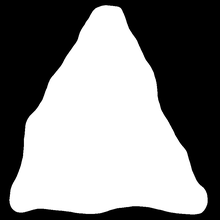
%> input picture image1/triangle.tif, 220 x 220 px, shrunk from 800 x 800 before the run
$ octave test.m   (GNU Octave 9; MATLAB toolbox functions it lacks are replaced by stand-ins)
%> lines starting %> are read from the running program, lines starting %| are printed output that depends on the picture; in (x1, y1, x2, y2) boxes, pixels count from 0 and x2, y2 are one past the last pixel; in counts of white or black regions, pixels touching at a corner belong together; the program's own positions count from 1
clear all
close all

% [5 lines of commented-out code are left out]
f = imread('C:\Users\rbhar\Documents\university\year 5\image processing\lab 5\github\ImageProcessingAssessment1\image1\triangle.tif');
%> f is the input picture: size 220x220 uint8; min 0, max 255, mean 132.3
figure, imshow(f);
% pause;
% %
f = im2double(f);
%> f: size 220x220 double
h = fspecial('gaussian',25,15);
g = imfilter(f,h,'replicate');
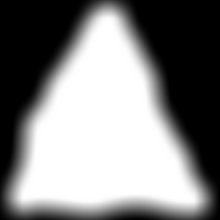
%> g: size 220x220 double; min 0, max 1, mean 0.517
figure, imshow(g);

%
g = im2bw(g,1.7*graythresh(g));
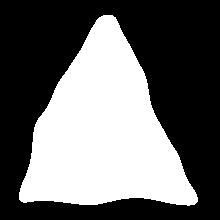
%> g: size 220x220 logical; 40.8% white; 1 white region, box (x1, y1, x2, y2) and area: (19, 15, 198, 206) 19761
figure, imshow(g);


%
% s = bwmorph(g,'skel',Inf);
% figure, imshow(s);
% pause;
% %
% s1 = bwmorph(s,'spur',25);
% figure, imshow(s1);

% f=g;
fSize=size(g);
%> fSize = [220 220]
% g = im2bw(f);

currentMatrix=zeros(3);

testMatrix=[{9,2,3},{8,1,4},{7,6,5}]
testMatrix=[9,2,3; 8,1,4; 7,6,5];

% workingArray=ones(fSize);

newF=zeros(fSize(1)+2,fSize(2)+2);
newF(2:fSize(1)+1,2:fSize(2)+1)=g;
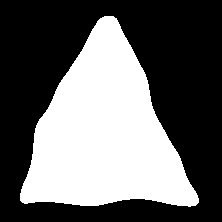
%> newF: size 222x222 double; values 0 (black) and 1 (white), 40.1% white; 1 white region, box (x1, y1, x2, y2) and area: (20, 16, 199, 207) 19761

%amount of times algo applied to image
%> (the run ends here)
